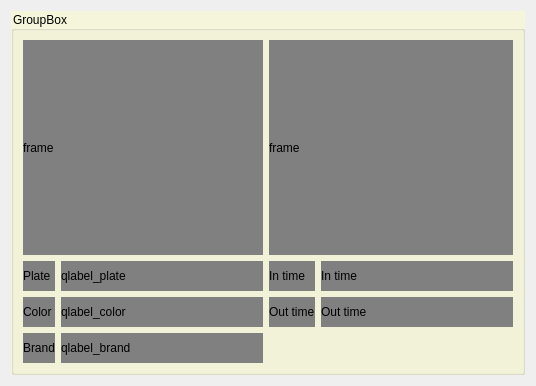
<?xml version="1.0" encoding="UTF-8"?>
<ui version="4.0">
 <class>Form</class>
 <widget class="QWidget" name="Form">
  <property name="geometry">
   <rect>
    <x>0</x>
    <y>0</y>
    <width>536</width>
    <height>374</height>
   </rect>
  </property>
  <property name="windowTitle">
   <string>Form</string>
  </property>
  <layout class="QGridLayout" name="gridLayout_2">
   <item row="0" column="0">
    <widget class="QGroupBox" name="groupBox">
     <property name="sizePolicy">
      <sizepolicy hsizetype="Expanding" vsizetype="Expanding">
       <horstretch>0</horstretch>
       <verstretch>0</verstretch>
      </sizepolicy>
     </property>
     <property name="styleSheet">
      <string notr="true">background: beige</string>
     </property>
     <property name="title">
      <string>GroupBox</string>
     </property>
     <layout class="QGridLayout" name="gridLayout">
      <item row="3" column="1">
       <widget class="QLabel" name="qlabel_brand">
        <property name="sizePolicy">
         <sizepolicy hsizetype="Expanding" vsizetype="Preferred">
          <horstretch>0</horstretch>
          <verstretch>0</verstretch>
         </sizepolicy>
        </property>
        <property name="minimumSize">
         <size>
          <width>0</width>
          <height>30</height>
         </size>
        </property>
        <property name="maximumSize">
         <size>
          <width>16777215</width>
          <height>30</height>
         </size>
        </property>
        <property name="styleSheet">
         <string notr="true">background: gray</string>
        </property>
        <property name="text">
         <string>qlabel_brand</string>
        </property>
       </widget>
      </item>
      <item row="2" column="2">
       <widget class="QLabel" name="label_6">
        <property name="styleSheet">
         <string notr="true">background: gray</string>
        </property>
        <property name="text">
         <string>Out time</string>
        </property>
       </widget>
      </item>
      <item row="2" column="3">
       <widget class="QLabel" name="qlabel_out_time">
        <property name="sizePolicy">
         <sizepolicy hsizetype="Expanding" vsizetype="Preferred">
          <horstretch>0</horstretch>
          <verstretch>0</verstretch>
         </sizepolicy>
        </property>
        <property name="minimumSize">
         <size>
          <width>0</width>
          <height>30</height>
         </size>
        </property>
        <property name="maximumSize">
         <size>
          <width>16777215</width>
          <height>30</height>
         </size>
        </property>
        <property name="styleSheet">
         <string notr="true">background: gray</string>
        </property>
        <property name="text">
         <string>Out time</string>
        </property>
       </widget>
      </item>
      <item row="3" column="0">
       <widget class="QLabel" name="label_4">
        <property name="styleSheet">
         <string notr="true">background: gray</string>
        </property>
        <property name="text">
         <string>Brand</string>
        </property>
       </widget>
      </item>
      <item row="1" column="0">
       <widget class="QLabel" name="label">
        <property name="styleSheet">
         <string notr="true">background: gray</string>
        </property>
        <property name="text">
         <string>Plate</string>
        </property>
       </widget>
      </item>
      <item row="1" column="1">
       <widget class="QLabel" name="qlabel_plate">
        <property name="sizePolicy">
         <sizepolicy hsizetype="Expanding" vsizetype="Preferred">
          <horstretch>0</horstretch>
          <verstretch>0</verstretch>
         </sizepolicy>
        </property>
        <property name="minimumSize">
         <size>
          <width>0</width>
          <height>30</height>
         </size>
        </property>
        <property name="maximumSize">
         <size>
          <width>16777215</width>
          <height>30</height>
         </size>
        </property>
        <property name="styleSheet">
         <string notr="true">background: gray</string>
        </property>
        <property name="text">
         <string>qlabel_plate</string>
        </property>
       </widget>
      </item>
      <item row="0" column="0" colspan="2">
       <widget class="QLabel" name="qlabel_frame">
        <property name="enabled">
         <bool>true</bool>
        </property>
        <property name="sizePolicy">
         <sizepolicy hsizetype="Expanding" vsizetype="Preferred">
          <horstretch>0</horstretch>
          <verstretch>0</verstretch>
         </sizepolicy>
        </property>
        <property name="minimumSize">
         <size>
          <width>240</width>
          <height>215</height>
         </size>
        </property>
        <property name="styleSheet">
         <string notr="true">background: gray</string>
        </property>
        <property name="text">
         <string>frame</string>
        </property>
       </widget>
      </item>
      <item row="1" column="2">
       <widget class="QLabel" name="label_5">
        <property name="styleSheet">
         <string notr="true">background: gray</string>
        </property>
        <property name="text">
         <string>In time</string>
        </property>
       </widget>
      </item>
      <item row="1" column="3">
       <widget class="QLabel" name="qlabel_in_time">
        <property name="sizePolicy">
         <sizepolicy hsizetype="Expanding" vsizetype="Preferred">
          <horstretch>0</horstretch>
          <verstretch>0</verstretch>
         </sizepolicy>
        </property>
        <property name="minimumSize">
         <size>
          <width>0</width>
          <height>30</height>
         </size>
        </property>
        <property name="maximumSize">
         <size>
          <width>16777215</width>
          <height>30</height>
         </size>
        </property>
        <property name="styleSheet">
         <string notr="true">background: gray</string>
        </property>
        <property name="text">
         <string>In time</string>
        </property>
       </widget>
      </item>
      <item row="2" column="0">
       <widget class="QLabel" name="label_3">
        <property name="styleSheet">
         <string notr="true">background: gray</string>
        </property>
        <property name="text">
         <string>Color</string>
        </property>
       </widget>
      </item>
      <item row="2" column="1">
       <widget class="QLabel" name="qlabel_color">
        <property name="sizePolicy">
         <sizepolicy hsizetype="Expanding" vsizetype="Ignored">
          <horstretch>0</horstretch>
          <verstretch>0</verstretch>
         </sizepolicy>
        </property>
        <property name="minimumSize">
         <size>
          <width>0</width>
          <height>30</height>
         </size>
        </property>
        <property name="maximumSize">
         <size>
          <width>16777215</width>
          <height>30</height>
         </size>
        </property>
        <property name="styleSheet">
         <string notr="true">background: gray</string>
        </property>
        <property name="text">
         <string>qlabel_color</string>
        </property>
       </widget>
      </item>
      <item row="0" column="2" colspan="2">
       <widget class="QLabel" name="qlabel_frame_other">
        <property name="sizePolicy">
         <sizepolicy hsizetype="Expanding" vsizetype="Expanding">
          <horstretch>0</horstretch>
          <verstretch>0</verstretch>
         </sizepolicy>
        </property>
        <property name="minimumSize">
         <size>
          <width>240</width>
          <height>215</height>
         </size>
        </property>
        <property name="styleSheet">
         <string notr="true">background: gray</string>
        </property>
        <property name="text">
         <string>frame</string>
        </property>
       </widget>
      </item>
     </layout>
    </widget>
   </item>
  </layout>
 </widget>
 <resources/>
 <connections/>
</ui>
